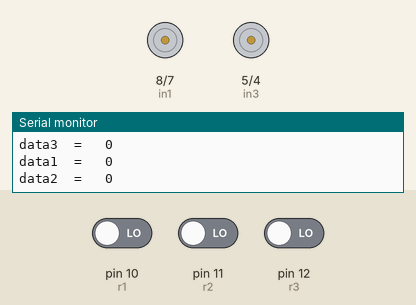
Simulated run of this sketch. Board: Arduino Uno, built with avr-gcc and run on an emulated ATmega328P. Shown: motor-driver pin pairs drawn as motors (green arrow = first pin HIGH = forward, orange = second pin HIGH = backward, longer = more drive, scaled by the enable pin), the last lines printed to the serial monitor. The inputs (shaded band) are chosen by the test bench; at power-on: pin 11 (r2) LOW, pin 12 (r3) LOW, pin 10 (r1) LOW.

Above: at 1.2 s.
1.3 s: pin 11 (r2) driven HIGH
At 2.2 s:
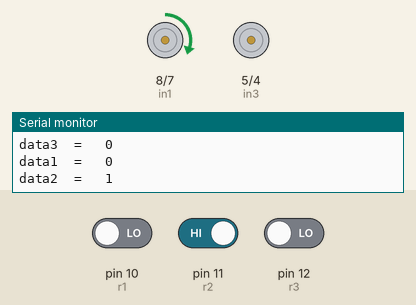
2.8 s: pin 12 (r3) driven HIGH
At 4.0 s:
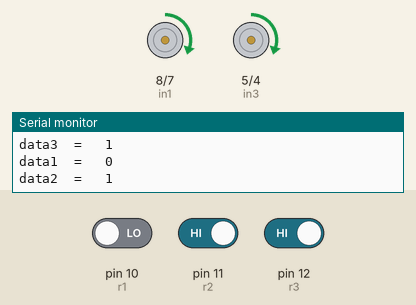
4.3 s: pin 11 (r2) driven LOW
At 4.6 s:
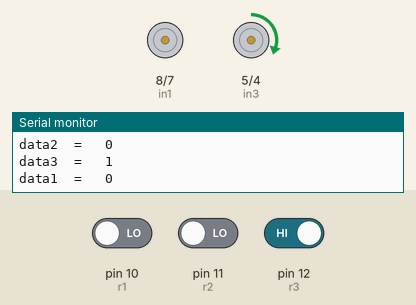
Timing chart, 0 to 7.3 s (numbered marks = the images above; inputs shaded):
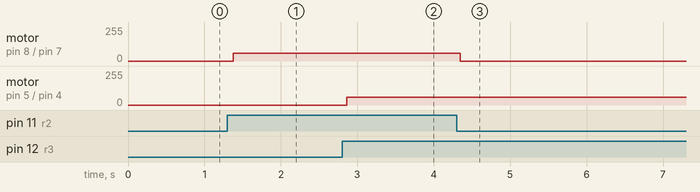

The sketch:

sketch_apr07a.ino
```cpp
// Right Side Motors
int enA = 9,in1=8,in2=7;

// Left Side Motors
int enB = 3,in3=5,in4=4;
//reading data for the 3 sensors //zero for black and 1 for white
int data1,data2,data3;//data1 for center, data2 for right,data3 for left
int r1=10,r2=11,r3=12;// r1 for center,r2 for right, r3 for left;


void setup() {
  // put your setup code here, to run once:
  Serial.begin(9600);
  pinMode(enA , OUTPUT);
  pinMode(in1 , OUTPUT);
  pinMode(in2 , OUTPUT);
  pinMode(enB , OUTPUT);
  pinMode(in3 , OUTPUT);
  pinMode(in4 , OUTPUT);
  pinMode(r1,INPUT);
  pinMode(r2,INPUT);
  pinMode(r3,INPUT);
}

void loop() {
   data1 =digitalRead(r1);
   data2 =digitalRead(r2);
   data3 =digitalRead(r3);
   Serial.print("data1  =   ");
   Serial.println(data1);

    Serial.print("data2  =   ");
   Serial.println(data2);
    Serial.print("data3  =   ");
   Serial.println(data3);


  if(data1==HIGH&&data2==HIGH&&data3==HIGH)//the three sensors see white
  {//stop

    }
else if(data1==LOW&&data2==HIGH&&data3==HIGH)//the middle sees black while the others white
{
        //FORWARD
        digitalWrite(in1,HIGH);
        digitalWrite(in2,LOW);
        analogWrite(enA,60);
        digitalWrite(in3,HIGH);
        digitalWrite(in4,LOW);
        analogWrite(enB,60);
  }

else if(data1==LOW&&data2==HIGH&&data3==LOW)//the middle and left see black while the right sees others white
{
        //FORWARD LEFT
        digitalWrite(in1,HIGH);
        digitalWrite(in2,LOW);
        analogWrite(enA,60);
        digitalWrite(in3,LOW);
        digitalWrite(in4,LOW);
        analogWrite(enB,0);
  }
else if(data1==LOW&&data2==LOW&&data3==HIGH)//the middle and right see black while the left sees  white
{
      // FORWARD RIGHT
        digitalWrite(in1,LOW);
        digitalWrite(in2,LOW);
        analogWrite(enA,0);
        digitalWrite(in3,HIGH);
        digitalWrite(in4,LOW);
        analogWrite(enB,60);

  }

 else if(data1==HIGH&&data2==HIGH&&data3==LOW)//the middle and right see white while the left sees  black
 {
    //FORWARD LEFT
        digitalWrite(in1,HIGH);
        digitalWrite(in2,LOW);
        analogWrite(enA,60);
        digitalWrite(in3,LOW);
        digitalWrite(in4,LOW);
        analogWrite(enB,0);
  }

 else if(data1==HIGH&&data2==LOW&&data3==HIGH)//the middle and left see white while the right sees  black
 {
  // FORWARD RIGHT
        digitalWrite(in1,LOW);
        digitalWrite(in2,LOW);
        analogWrite(enA,0);
        digitalWrite(in3,HIGH);
        digitalWrite(in4,LOW);
        analogWrite(enB,60);
  }

      /*  //REVERSE
        digitalWrite(in1,LOW);
        digitalWrite(in2,HIGH);
        analogWrite(enA,250);
        digitalWrite(in3,LOW);
        digitalWrite(in4,HIGH);
        analogWrite(enB,250);
      //BACKWARD LEFT
        digitalWrite(in1,LOW);
        digitalWrite(in2,HIGH);
        analogWrite(enA,250);
        digitalWrite(in3,LOW);
        digitalWrite(in4,LOW);
        analogWrite(enB,0);
      //BACKWARD RIGHT
        digitalWrite(in1,LOW);
        digitalWrite(in2,LOW);
        analogWrite(enA,0);
        digitalWrite(in3,LOW);
        digitalWrite(in4,HIGH);
        analogWrite(enB,250);*/
}
```

Measured:
- after the input at 1.3 s, motor on pin 8 (in1) / pin 7 (in2): stopped → forward 60/255 after 0.07 s
- after the input at 2.8 s, motor on pin 5 (in3) / pin 4 (in4): stopped → forward 60/255 after 0.06 s
- after the input at 4.3 s, motor on pin 8 (in1) / pin 7 (in2): forward 60/255 → stopped at once
